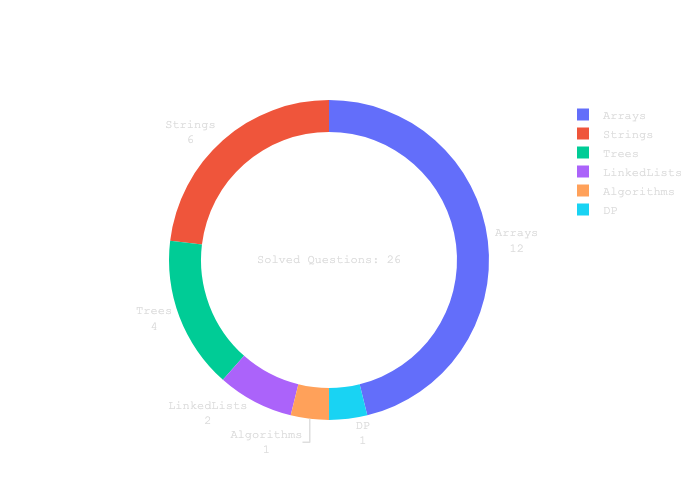

The script that drew this image:
import plotly.graph_objects as go
from typing import Dict, List
from os import listdir
from os.path import isfile, join
from os import getcwd

OUTPUT = "chart.png"
IGNORED_FOLDERS = [".git", "venv", "utils", ".githooks"]
IGNORED_FILES = ["__init__.py", OUTPUT]


PIE_COLORS = []
DIR = getcwd()


def get_folders() -> List[str]:
    # Get a list of folders in the repo excluding ignored folders

    folders: List[str] = [
        folder
        for folder in listdir(DIR)
        if folder not in IGNORED_FOLDERS and not isfile(join(DIR, folder))
    ]
    return folders


def get_files_in_folders(folders: List[str]) -> Dict[str, List[str]]:
    files: Dict[str, List[str]] = {}
    for folder in folders:
        files[folder] = [
            file for file in listdir(join(DIR, folder)) if file not in IGNORED_FILES
        ]
    return files


def generate_chart(files: Dict[str, List[str]]) -> None:
    labels = list(files.keys())
    values = [len(values) for values in files.values()]
    chart = go.Figure(
        data=[
            go.Pie(
                labels=labels,
                values=values,
                textinfo="label+value",
                textposition="outside",
                hole=0.8,
            )
        ]
    )
    chart.update_layout(
        annotations=[
            dict(
                text=f"Solved Questions: {sum(values)}",
                x=0.5,
                y=0.5,
                showarrow=False,
            )
        ],
        font=dict(family="Fira Code, monospace", color="#dedede"),
        paper_bgcolor="rgba(0,0,0,0)",
        plot_bgcolor="rgba(0,0,0,0)",
    )

    chart.write_image(OUTPUT)


if __name__ == "__main__":
    folders = get_folders()
    files_map = get_files_in_folders(folders)
    generate_chart(files_map)
